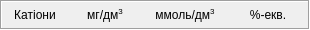
   <widget class="QFrame" name="frame_10">
    <property name="geometry">
     <rect>
      <x>500</x>
      <y>211</y>
      <width>310</width>
      <height>30</height>
     </rect>
    </property>
    <property name="frameShape">
     <enum>QFrame::Box</enum>
    </property>
    <property name="frameShadow">
     <enum>QFrame::Sunken</enum>
    </property>
    <widget class="QLabel" name="label_230">
     <property name="geometry">
      <rect>
       <x>70</x>
       <y>5</y>
       <width>70</width>
       <height>20</height>
      </rect>
     </property>
     <property name="text">
      <string>&lt;html&gt;&lt;head/&gt;&lt;body&gt;&lt;p&gt;мг/дм&lt;span style=&quot; vertical-align:super;&quot;&gt;3&lt;/span&gt;&lt;/p&gt;&lt;/body&gt;&lt;/html&gt;</string>
     </property>
     <property name="alignment">
      <set>Qt::AlignCenter</set>
     </property>
    </widget>
    <widget class="QLabel" name="label_229">
     <property name="geometry">
      <rect>
       <x>0</x>
       <y>5</y>
       <width>70</width>
       <height>20</height>
      </rect>
     </property>
     <property name="text">
      <string>Катіони</string>
     </property>
     <property name="alignment">
      <set>Qt::AlignCenter</set>
     </property>
    </widget>
    <widget class="QLabel" name="label_231">
     <property name="geometry">
      <rect>
       <x>150</x>
       <y>5</y>
       <width>70</width>
       <height>20</height>
      </rect>
     </property>
     <property name="text">
      <string>&lt;html&gt;&lt;head/&gt;&lt;body&gt;&lt;p&gt;ммоль/дм&lt;span style=&quot; vertical-align:super;&quot;&gt;3&lt;/span&gt;&lt;/p&gt;&lt;/body&gt;&lt;/html&gt;</string>
     </property>
     <property name="alignment">
      <set>Qt::AlignCenter</set>
     </property>
    </widget>
    <widget class="QLabel" name="label_244">
     <property name="geometry">
      <rect>
       <x>233</x>
       <y>5</y>
       <width>70</width>
       <height>20</height>
      </rect>
     </property>
     <property name="text">
      <string>%-екв.</string>
     </property>
     <property name="alignment">
      <set>Qt::AlignCenter</set>
     </property>
    </widget>
   </widget>
